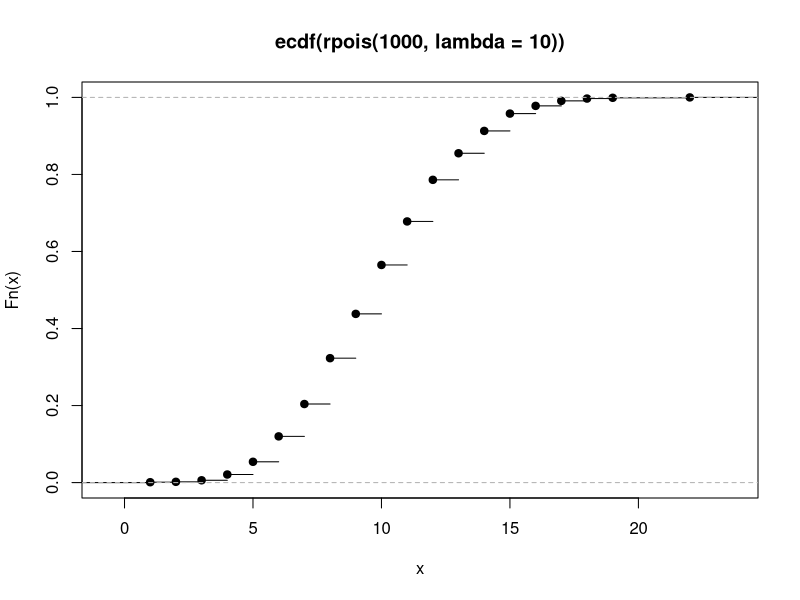

This chart was generated by the following R code:
##examples - solutions
#wolves
pupstot =rpois(500,lambda =4)
livebirths = rbinom(500,size =pupstot,p=.8)
sum(livebirths)
#check work
sum(livebirths) / sum(pupstot)


#seedbank
#one day
seeds.not.eaten = rbinom(1000,size=1,p = .98)
seeds.sprouted = rbinom(n = seeds.not.eaten,size=1, p=.01 )
sum(seeds.sprouted)

#squid
qnbinom(p=.85,mu = 300, size=1)
quantile(rnbinom(1000,mu = 300, size=1))

#pikas
ppois(q = 12, lambda = 10, lower.tail = F)

plot(ecdf(rpois(1000,lambda = 10)))
